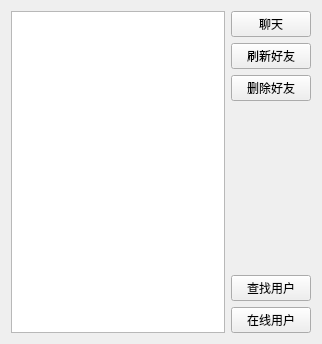
<?xml version="1.0" encoding="UTF-8"?>
<ui version="4.0">
 <class>Friend</class>
 <widget class="QWidget" name="Friend">
  <property name="geometry">
   <rect>
    <x>0</x>
    <y>0</y>
    <width>322</width>
    <height>344</height>
   </rect>
  </property>
  <property name="windowTitle">
   <string>Form</string>
  </property>
  <layout class="QHBoxLayout" name="horizontalLayout">
   <item>
    <widget class="QListWidget" name="listWidget"/>
   </item>
   <item>
    <layout class="QVBoxLayout" name="verticalLayout">
     <item>
      <widget class="QPushButton" name="chat_PB">
       <property name="text">
        <string>聊天</string>
       </property>
      </widget>
     </item>
     <item>
      <widget class="QPushButton" name="flush_PB">
       <property name="text">
        <string>刷新好友</string>
       </property>
      </widget>
     </item>
     <item>
      <widget class="QPushButton" name="del_PB">
       <property name="text">
        <string>删除好友</string>
       </property>
      </widget>
     </item>
     <item>
      <spacer name="verticalSpacer">
       <property name="orientation">
        <enum>Qt::Vertical</enum>
       </property>
       <property name="sizeHint" stdset="0">
        <size>
         <width>20</width>
         <height>40</height>
        </size>
       </property>
      </spacer>
     </item>
     <item>
      <widget class="QPushButton" name="findUser">
       <property name="text">
        <string>查找用户</string>
       </property>
      </widget>
     </item>
     <item>
      <widget class="QPushButton" name="online_PB">
       <property name="text">
        <string>在线用户</string>
       </property>
      </widget>
     </item>
    </layout>
   </item>
  </layout>
 </widget>
 <resources/>
 <connections/>
</ui>
